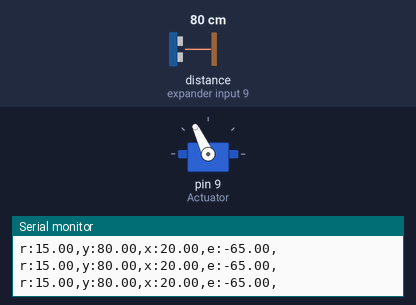
A sketch run on a simulated Arduino Uno, built with avr-gcc and run on an emulated ATmega328P. On the bench: servo, the last lines printed to the serial monitor. Inputs (shaded band) come from the test bench; at power-on: distance to the obstacle (sensor on expander input 9) 80 cm. The echo pulse lasts 58.3 µs per cm.

Above: at 1.2 s.
1.3 s: distance to the obstacle (sensor on expander input 9) set to 2 cm
At 3.03 s:
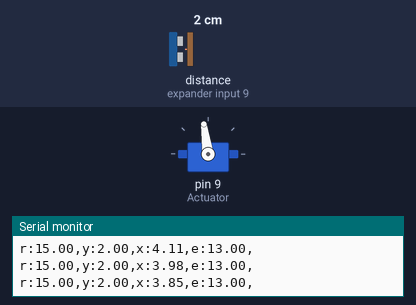
4.3 s: distance to the obstacle (sensor on expander input 9) set to 18 cm
7.3 s: distance to the obstacle (sensor on expander input 9) set to 9 cm
10.3 s: distance to the obstacle (sensor on expander input 9) set to 2 cm
At 13.48 s:
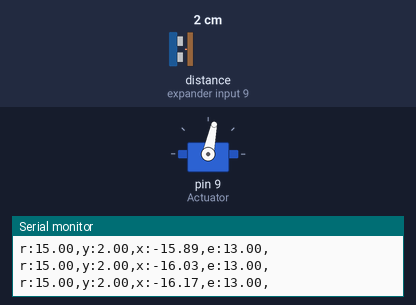
Timing chart, 0 to 14.3 s (numbered marks = the images above; inputs shaded):
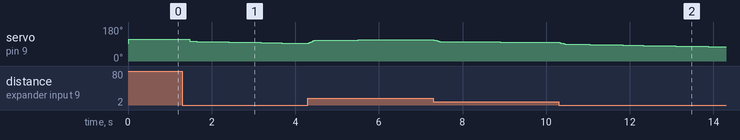

Measured:
- after the input at 1.3 s, servo on pin 9 (Actuator): moves from 115° to 93° over 2.7 s, starting after 0.18 s

The sketch:

src.ino
```cpp
#include <HCSR04.h>
#include <Servo.h>
#include <PID_v1.h>
#include <RunningAverage.h>

// Function Declarations
// ... //

// Definitions

// Variables
double r, y, e, x;
double eInt = 0, eDiff = 0, ePrev = 0;
static double minOutput = -20, maxOutput = 20;
static int nominalActuatorAngle = 95; //degrees
double Kp = -1.1, Ki = -0.3, Kd = 0;
unsigned long currentTime, lastTime = 0;
static unsigned long sampleTime = 8; //ms

// HCSR04 Operations Manual recommends at least a 60ms measurement cycle, which translates to ~16Hz.
// However, because this application is at maximum 25cm = 1.45ms, estimate worst case 35ms which gets us to ~28Hz

// Objects
RunningAverage LowPassYFilter(5);
RunningAverage LowPassRFilter(5);
Servo Actuator;
HCSR04 Sensors(3, new int[2]{5,4}, 2); //initialisation class HCSR04 (trig pin , echo pins)
// Setpoint Sensor 5
// Close Loop Sensor is on Pin 4

void setup() {
  Actuator.attach(9);
  Actuator.write(nominalActuatorAngle);

  r = 15;
  Serial.begin(9600);
}

void loop() {
  currentTime = millis();
  double deltaTime = (double)(currentTime - lastTime); //in milliseconds

  if(deltaTime < sampleTime) {
    return;
  }
  //Serial.println(deltaTime);

  //LowPassRFilter.addValue(Sensors.dist(0));
  LowPassYFilter.addValue(Sensors.dist(1));
  // r = LowPassRFilter.getAverage();
  y = LowPassYFilter.getAverage();

  e = r - y;
  eInt += e*(deltaTime/1000);
  // Anti-windup
  if(eInt < -80){
    eInt = -80;
  }
  else if(eInt > 80 ){
    eInt = 80;
  }
  //Serial.println(eInt);
  eDiff = (e - ePrev)/(deltaTime/1000);
  // Serial.println(deltaTime);
  // Serial.println(eDiff);

  x = (Kp*e + Ki*eInt + Kd*eDiff);
  // Serial.println(x);
  if(x < minOutput){
    x = minOutput;
  }
  else if(x > maxOutput){
    x = maxOutput;
  }

  ePrev = e;
  lastTime = currentTime;

  Actuator.write(x + nominalActuatorAngle);
  //Serial.println((x + nominalActuatorAngle));

  Serial.print("r:");
  Serial.print(r);
  Serial.print(",");
  Serial.print("y:");
  Serial.print(y);
  Serial.print(",");
  Serial.print("x:");
  Serial.print(x);
  Serial.print(",");
  Serial.print("e:");
  Serial.print(e);
  Serial.println(",");
}
```
